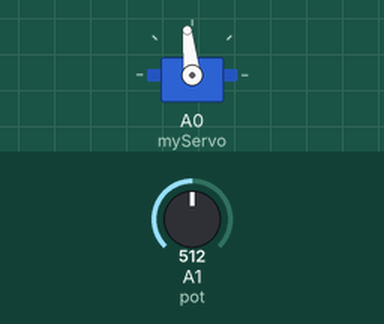
This sketch was run on a simulated Arduino Uno, built with avr-gcc and run on an emulated ATmega328P. Parts: servo. The inputs (shaded band) are chosen by the test bench; at power-on: A1 (pot) = 512.

Above: at 1.2 s.
1.3 s: A1 (pot) set to 734
2.8 s: A1 (pot) set to 766
At 3.9 s:
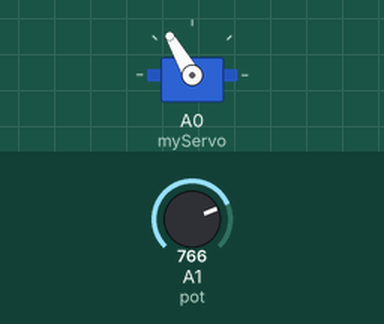
4.3 s: A1 (pot) set to 740
At 5.0 s:
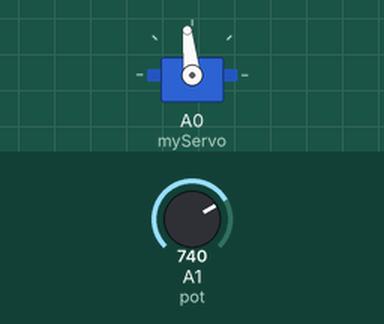
5.8 s: A1 (pot) set to 760
At 6.2 s:
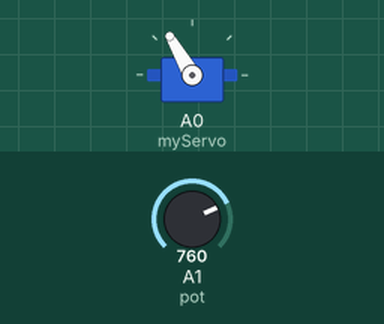
Timing chart, 0 to 8.3 s (numbered marks = the images above; inputs shaded):
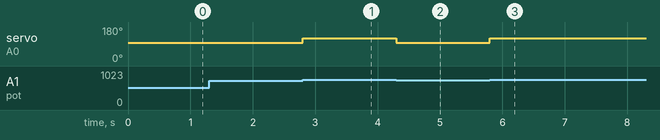

Measured:
- the behaviour switches between 749 and 750 on A1 (pot) (found by bisection; images 0 and 1)
- after the input at 1.3 s, every drawn part: stays the same
- after the input at 2.8 s, servo on A0 (myServo): 96° → 120° at once
- after the input at 4.3 s, servo on A0 (myServo): 120° → 96° at once
- after the input at 5.8 s, servo on A0 (myServo): 96° → 120° at once

The sketch:

saw.ino
```cpp
#include <Servo.h>

int pot = A1;
Servo myServo;

void setup() {
  // put your setup code here, to run once
  myServo.attach(A0);
  pinMode(pot, INPUT);
  Serial.begin(9600);
}

void loop() {
  // put your main code here, to run repeatedly:
  int speed = analogRead(pot);
  if(speed  < 250)
  {
    speed = 91;
  }
  else if(speed < 500)
  {
    speed = 94;
  }
  else if(speed < 750)
  {
    speed = 96;
  }
  else
  {
    speed = 120;
  }
  myServo.write(speed);
}
```
